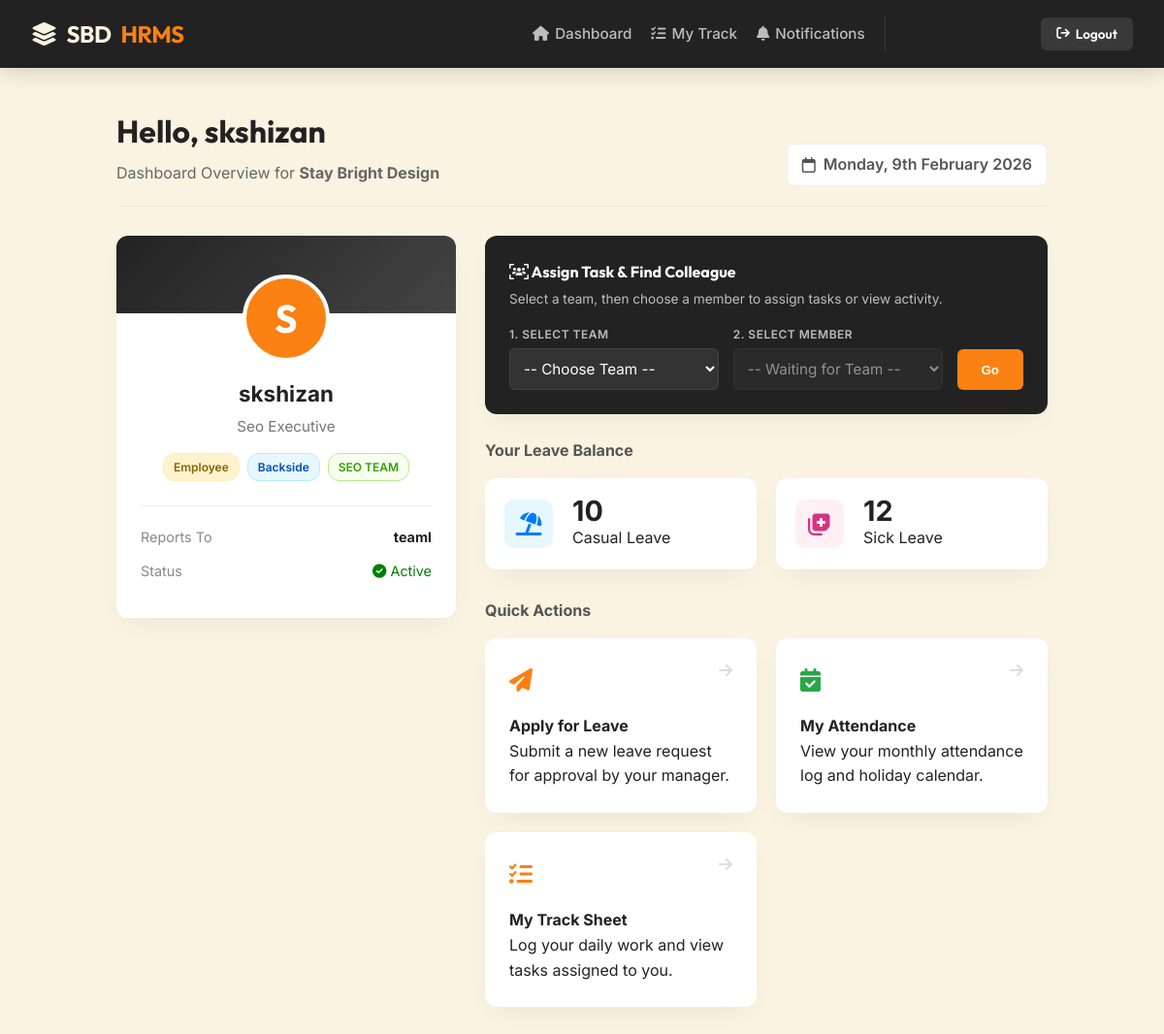
Screenshot of / (signed in) with the database file from the repository.
### accounts/models.py (models this page shows, shortened)
class User(AbstractUser):
    SECTION_CHOICES = (
        ('Frontside', 'Frontside'),
        ('Backside', 'Backside'),
        ('Management', 'Management'),
    )
    ROLE_CHOICES = (
        ('Director', 'Director'),
        ('Manager', 'Manager'),
        ('TL', 'Team Leader'),
        ('Employee', 'Employee'),
        ('HR', 'HR'),
    )
    company = models.ForeignKey(Company, on_delete=models.CASCADE, null=True, blank=True)
    team = models.ForeignKey(Team, on_delete=models.SET_NULL, null=True, blank=True, related_name='members')
    section = models.CharField(max_length=20, choices=SECTION_CHOICES, null=True, blank=True)
    role = models.CharField(max_length=20, choices=ROLE_CHOICES, default='Employee')
    designation = models.CharField(max_length=100, null=True, blank=True)
    monthly_salary = models.DecimalField(max_digits=10, decimal_places=2, default=0.00)
    esi_percentage = models.DecimalField(max_digits=5, decimal_places=2, default=0.75, help_text="Percentage (e.g., 0.75)")
    professional_tax = models.DecimalField(max_digits=10, decimal_places=2, default=0.00, help_text="Fixed Amount (e.g., 120)")
    otp = models.CharField(max_length=6, null=True, blank=True)
    is_approved = models.BooleanField(default=False)
    reports_to = models.ForeignKey('self', on_delete=models.SET_NULL, null=True, blank=True, related_name='subordinates')

class Company(models.Model):
    name = models.CharField(max_length=100)
    hr_email = models.EmailField(unique=True)
    smtp_email = models.EmailField(null=True, blank=True, help_text="Sender Email Address")
    smtp_password = models.CharField(max_length=100, null=True, blank=True, help_text="App Password")
    smtp_server = models.CharField(max_length=100, default="smtp.gmail.com")
    smtp_port = models.IntegerField(default=587)

class Team(models.Model):
    company = models.ForeignKey(Company, on_delete=models.CASCADE, related_name='teams')
    name = models.CharField(max_length=50) # e.g. "Alpha", "Beta"
    class Meta:
        unique_together = ('company', 'name')

### dashboard/models.py (models this page shows, shortened)
class LeaveBalance(models.Model):
    user = models.OneToOneField(User, on_delete=models.CASCADE, related_name='leave_balance')
    casual_leave = models.PositiveIntegerField(default=0)
    sick_leave = models.PositiveIntegerField(default=0)

### dashboard/views.py (the view)
# urls.py: path('', dash_views.dashboard, name='dashboard'), # Root URL
@login_required
def dashboard(request):
    user = request.user
    if not user.is_approved:
        return render(request, 'dashboard/pending.html')
    if user.role == 'HR':
        return redirect('hr_dashboard')
    else:
        my_team_members = User.objects.none()
        if user.role in ['Manager', 'TL']:
            my_team_members = User.objects.filter(
                Q(reports_to=user) | Q(team=user.team)
            ).filter(is_approved=True).exclude(id=user.id).distinct()
        teams = Team.objects.filter(company=user.company)
        all_colleagues = User.objects.filter(
            company=user.company,
            is_approved=True
        ).exclude(id=user.id).select_related('team')
        tasks_i_assigned = TaskItem.objects.filter(
            assigned_by=user,
            sender_archived=False
        ).select_related('track_sheet', 'track_sheet__user').order_by('-track_sheet__date')[:10]
        return render(request, 'dashboard/employee_dashboard.html', {
            'my_team_members': my_team_members,
            'teams': teams,
            'all_colleagues': all_colleagues,
            'tasks_i_assigned': tasks_i_assigned
        })

### templates/dashboard/employee_dashboard.html (shortened to what this page needs)
{% extends 'base.html' %}
{% block content %}
<div class="welcome-banner">
    <div class="welcome-text">
        <h2>Hello, {{ user.username }}</h2>
        <p>Dashboard Overview for <strong>{{ user.company.name }}</strong></p>
    </div>
    <div class="date-badge">
        <i class="fa-regular fa-calendar"></i> {% now "l, jS F Y" %}
    </div>
</div>
<div class="dashboard-container">
    <div class="profile-card">
        <div class="profile-body">
            <div class="avatar-circle">{{ user.username|slice:":1"|upper }}</div>
            <div class="user-name">{{ user.username }}</div>
            <span class="user-designation">{{ user.designation }}</span>
            <div class="badges-row">
                <span class="pill pill-role">{{ user.role }}</span>
                {% if user.section %}
                    <span class="pill pill-section">{{ user.section }}</span>
                {% endif %}
                {% if user.team %}
                    <span class="pill pill-team">{{ user.team.name }}</span>
                {% endif %}
            </div>
            <div class="info-list">
                <div class="info-item">
                    <span style="color:#888;">Reports To</span>
                    <strong>{{ user.reports_to.username|default:"--" }}</strong>
                </div>
                <div class="info-item">
                    <span style="color:#888;">Status</span>
                    <span style="color: green;"><i class="fa-solid fa-circle-check"></i> Active</span>
                </div>
            </div>
        </div>
    </div>
    <div class="right-content">
        <div class="search-card">
            <h4 style="font-family:'Outfit'; margin:0;"><i class="fa-solid fa-users-viewfinder"></i> Assign Task & Find Colleague</h4>
            <p style="font-size:0.85rem; opacity:0.7; margin-bottom:15px; margin-top:5px;">Select a team, then choose a member to assign tasks or view activity.</p>
            <form id="colleagueForm" onsubmit="goToTrackSheet(event)" class="search-row">
                <div class="search-group">
                    <label class="search-label">1. Select Team</label>
                    <select id="teamSelect" class="search-select" onchange="filterEmployees()" required>
                        <option value="" disabled selected>-- Choose Team --</option>
                    </select>
                </div>
                <div class="search-group">
                    <label class="search-label">2. Select Member</label>
                    <select id="colleagueSelect" class="search-select" disabled required>
                        <option value="" disabled selected>-- Waiting for Team --</option>
                        </select>
                </div>
                <button type="submit" class="btn-go">Go</button>
            </form>
        </div>
        <h4 style="margin-bottom: 15px; color: #555;">Your Leave Balance</h4>
        <div class="stats-row">
            <div class="stat-card">
                <div class="stat-icon-box stat-casual">
                    <i class="fa-solid fa-umbrella-beach"></i>
                </div>
                <div class="stat-data">
                    <h3>{{ user.leave_balance.casual_leave|default:"0" }}</h3>
                    <p>Casual Leave</p>
                </div>
            </div>
            <div class="stat-card">
                <div class="stat-icon-box stat-sick">
                    <i class="fa-solid fa-notes-medical"></i>
                </div>
                <div class="stat-data">
                    <h3>{{ user.leave_balance.sick_leave|default:"0" }}</h3>
                    <p>Sick Leave</p>
                </div>
            </div>
        </div>
        <h4 style="margin-bottom: 15px; margin-top: 10px; color: #555;">Quick Actions</h4>
        <div class="action-grid">
            <a href="{% url 'apply_leave' %}" class="action-card">
                <div class="action-header">
                    <div class="act-icon"><i class="fa-solid fa-paper-plane"></i></div>
                    <i class="fa-solid fa-arrow-right" style="color: #ddd;"></i>
                </div>
                <h4>Apply for Leave</h4>
                <p>Submit a new leave request for approval by your manager.</p>
            </a>
            <a href="{% url 'view_attendance' user.id %}" class="action-card">
                <div class="action-header">
                    <div class="act-icon" style="color: #28a745;"><i class="fa-solid fa-calendar-check"></i></div>
                    <i class="fa-solid fa-arrow-right" style="color: #ddd;"></i>
                </div>
                <h4>My Attendance</h4>
                <p>View your monthly attendance log and holiday calendar.</p>
            </a>
            <a href="{% url 'track_sheet' user.id %}" class="action-card">
                <div class="action-header">
                    <div class="act-icon" style="color: #fd7e14;"><i class="fa-solid fa-list-check"></i></div>
                    <i class="fa-solid fa-arrow-right" style="color: #ddd;"></i>
                </div>
                <h4>My Track Sheet</h4>
                <p>Log your daily work and view tasks assigned to you.</p>
            </a>
        </div>
    </div>
</div>
{% endblock %}

### templates/base.html (style rules this page uses)
:root { --c-cream: #FAF3E1; --c-beige: #F5E7C6; --c-orange: #FA8112; --c-charcoal: #222222; --c-orange-hover: #d66a0a; --c-text-light: #ffffff; --c-text-muted: #666666; --radius-md: 12px; --radius-sm: 6px; --shadow-card: 0 10px 30px -10px rgba(0,0,0,0.08); --nav-height: 70px; }
* { box-sizing: border-box; margin: 0; padding: 0; }
body { font-family: 'Inter', sans-serif; background-color: var(--c-cream); color: var(--c-charcoal); line-height: 1.6; min-height: 100vh; display: flex; flex-direction: column; }
a { text-decoration: none; transition: 0.2s ease; }
.user-name { color: var(--c-beige); font-size: 0.9rem; font-weight: 600; }
label { display: block; margin-bottom: 8px; font-weight: 600; font-size: 0.9rem; color: var(--c-charcoal); }
input[type="text"], input[type="email"], input[type="password"], input[type="number"], input[type="date"], textarea, select { width: 100%; padding: 12px 15px; border: 2px solid var(--c-beige); border-radius: var(--radius-sm); font-size: 1rem; background: #FFFEFA; transition: border-color 0.2s; font-family: 'Inter', sans-serif; }

### rows the page displays
User: username "skshizan", company.name "Stay Bright Design", username "S", designation "Seo Executive", role "Employee", section "Backside", team.name "SEO TEAM", reports_to.username "teaml", leave_balance.casual_leave "10", leave_balance.sick_leave "12"
